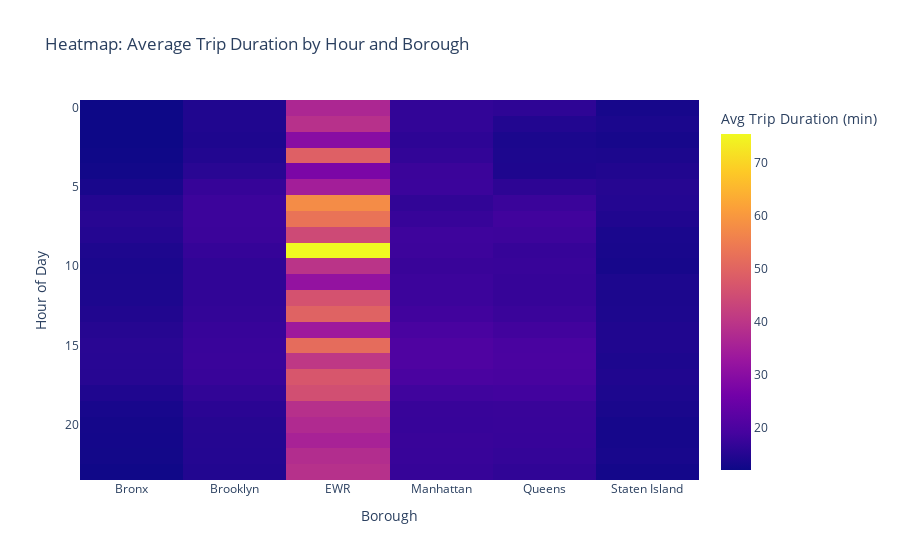

Notebook cell for this chart:
### Markdown cell above
### Additional error metric (MAE) and build an interactive heatmap

### Code cell
# Install plotly and nbformat if not already installed
%pip install plotly nbformat

import plotly.express as px

df['pickup_hour'] = df['pickup_datetime'].dt.hour

# Create a pivot table to get the average trip duration by hour and Borough.
pivot_table = df.groupby(['pickup_hour', 'Borough'])['trip_duration_min'].mean().reset_index()
pivot = pivot_table.pivot(index='pickup_hour', columns='Borough', values='trip_duration_min')

# Generate an interactive heatmap
fig = px.imshow(
    pivot,
    labels=dict(x="Borough", y="Hour of Day", color="Avg Trip Duration (min)"),
    x=pivot.columns,
    y=pivot.index,
    aspect="auto",
    title="Heatmap: Average Trip Duration by Hour and Borough"
)
fig.show()

### Figure 1 — Plotly figure (JSON) as saved in the notebook; plotly's stock layout.template omitted (floating-point values rounded to 4 significant figures; data arrays with more than 128 entries replaced by an {"elided": "..."} marker saying what was removed)
{"data": [{"coloraxis": "coloraxis", "hovertemplate": "Borough: %{x}<br>Hour of Day: %{y}<br>Avg Trip Duration (min): %{z}<extra></extra>", "name": "0", "type": "heatmap", "x": ["Bronx", "Brooklyn", "EWR", "Manhattan", "Queens", "Staten Island"], "xaxis": "x", "y": [0, 1, 2, 3, 4, 5, 6, 7, 8, 9, 10, 11, 12, 13, 14, 15, 16, 17, 18, 19, 20, 21, 22, 23], "yaxis": "y", "z": {"elided": "24x6 float values"}}], "layout": {"coloraxis": {"colorbar": {"title": {"text": "Avg Trip Duration (min)"}}, "colorscale": [[0, "#0d0887"], [0.1111, "#46039f"], [0.2222, "#7201a8"], [0.3333, "#9c179e"], [0.4444, "#bd3786"], [0.5556, "#d8576b"], [0.6667, "#ed7953"], [0.7778, "#fb9f3a"], [0.8889, "#fdca26"], [1, "#f0f921"]]}, "title": {"text": "Heatmap: Average Trip Duration by Hour and Borough"}, "xaxis": {"anchor": "y", "domain": [0, 1], "title": {"text": "Borough"}}, "yaxis": {"anchor": "x", "autorange": "reversed", "domain": [0, 1], "title": {"text": "Hour of Day"}}}}
